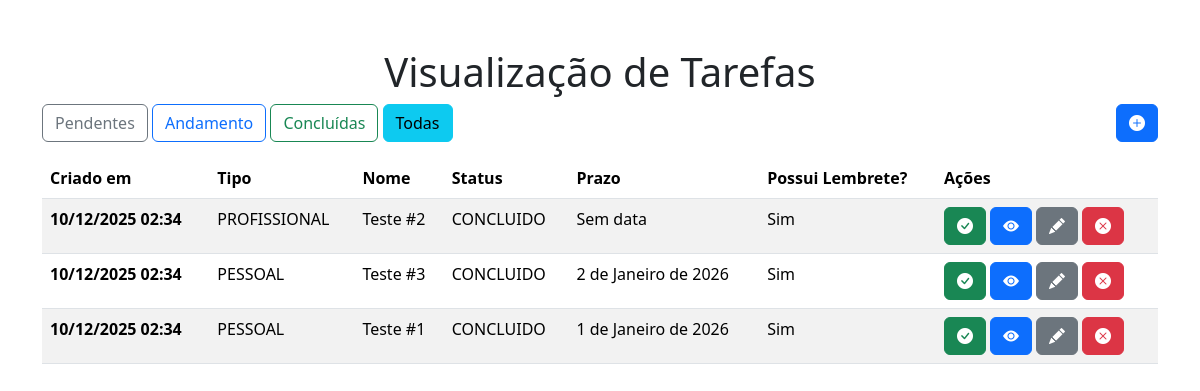
The app's page /tarefas/visualizar-tarefas/, older data.
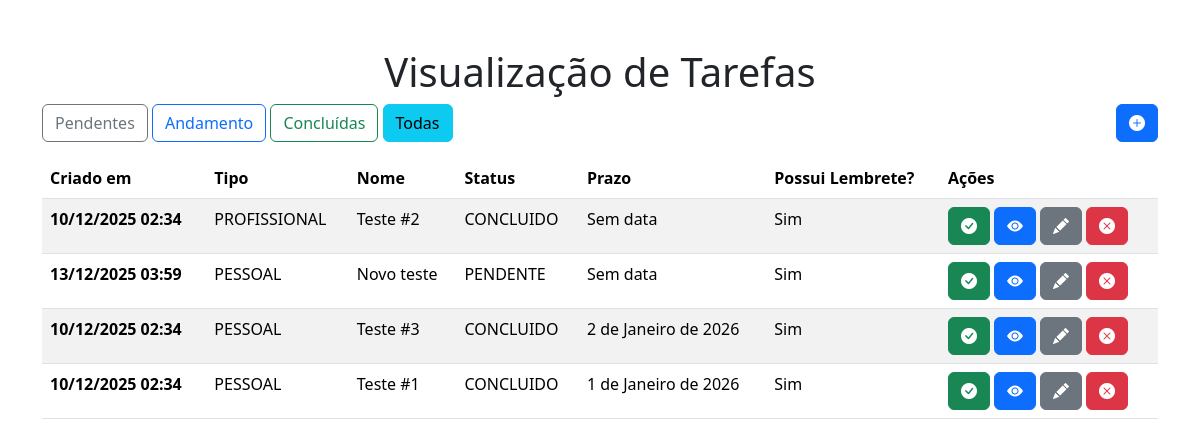
The same page, newer data.
### tarefas/models.py (models this page shows, shortened)
class Tarefa(models.Model):
    tipo = models.CharField(max_length=12, choices=TipoEnum.choices, default=TipoEnum.PESSOAL)
    criado_em = models.DateTimeField(auto_now_add=True)
    nome = models.CharField(max_length=120)
    prioridade =models.CharField(max_length=9, choices=PrioridadeEnum.choices, default=PrioridadeEnum.NORMAL)
    status = models.CharField(max_length=9, choices=StatusEnum.choices, default=StatusEnum.PENDENTE)
    concluido_em = models.DateTimeField(null=True, blank=True)
    prazo = models.DateField(null=True, blank=True)
    com_lembrete = models.BooleanField(default=True)
    criador = models.ForeignKey(CustomUser, on_delete=models.CASCADE, null=True, blank=True)

### tarefas/views.py (the view)
# urls.py: path('visualizar-tarefas/', views.visualizar_tarefas, name='visualizar_tarefas'),
def visualizar_tarefas(request):
    status = request.GET.get('status')
    tarefas = Tarefa.objects.annotate(
        tarefa_classificada = Case(
            When(prioridade=PrioridadeEnum.URGENTE, then=1),
            When(prioridade=PrioridadeEnum.NORMAL, then=2),
            When(prioridade=PrioridadeEnum.BAIXO, then=3),
            When(prazo__isnull=False, then=4),
            default=5,
            output_field=IntegerField()
        )
    ).order_by('tarefa_classificada', 'prazo')
    if status and (obter_string_status_enum(status) is not None):
        tarefas = tarefas.filter(status=obter_string_status_enum(status))
    else:
        status = 'todas'
    context = {
        'tarefas': tarefas,
        'form': TarefaForm(),
        'status': status
    }
    return render(request, 'tarefas/visualizar_tarefas.html', context=context)

### tarefas/templates/tarefas/visualizar_tarefas.html (shortened to what this page needs)
{% extends 'base.html' %}
{% block content %}
  <h1 class="text-center">Visualização de Tarefas</h1>
  <div class="botoes-de-acao d-flex justify-content-between">
    <div class="botoes-filtro">
      <a {% if request.GET.status == 'pendente' %}class="btn btn-secondary" {% else %}class="btn btn-outline-secondary"{% endif %} href="?status=pendente">Pendentes</a>
      <a {% if request.GET.status == 'andamento' %} class="btn btn-primary"{% else %} class="btn btn-outline-primary" {% endif %} href="?status=andamento">Andamento</a>
      <a {% if request.GET.status == 'concluido' %} class="btn btn-success" {% else %} class="btn btn-outline-success" {% endif %} href="?status=concluido">Concluídas</a>
      <a {% if status == 'todas' %} class="btn btn-info" {% else %} class="btn btn-outline-info" {% endif %} href="?status=todas">Todas</a>
    </div>
    <div class="botao-adicao">
      <a class="btn btn-primary" href="#" data-bs-toggle="modal" data-bs-target="#modalCriarTarefa"><i class="bi bi-plus-circle-fill"></i></a>
    </div>
  </div>
  <table class="table table-striped table-hover mt-3">
    <thead>
      <tr>
        <th scope="col">Criado em</th>
        <th scope="col">Tipo</th>
        <th scope="col">Nome</th>
        <th scope="col">Status</th>
        <th scope="col">Prazo</th>
        <th scope="col">Possui Lembrete?</th>
        <th scope="col">Ações</th>
      </tr>
    </thead>
    <tbody>
        {% for tarefa in tarefas %}
      <tr>
        <th scope="row">{{ tarefa.criado_em|date:"d/m/Y H:i" }}</th>
        <td>{{ tarefa.tipo }}</td>
        <td>{{ tarefa.nome }}</td>
        <td>{{ tarefa.status }}</td>
        <td>{{ tarefa.prazo|default:"Sem data" }}</td>
        <td>{% if tarefa.com_lembrete %}Sim{% else %}Não{% endif %}</td>
        <td >
            <div class="d-flex gap-1">
            <a href="{% url 'concluir_tarefa' tarefa.id %}" class="btn btn-success disable-on-submit">
              <i class="bi bi-check-circle-fill"></i>
            </a>
            <a href="#" class="btn btn-primary disable-on-submit" data-tarefa-id="{{ tarefa.id }}" data-bs-toggle="modal" data-bs-target="#modalVisualizacaoConfirmarAcao">
              <i class="bi bi-eye-fill"></i>
            </a>
            <a href="#" class="btn btn-secondary" data-tarefa-id="{{ tarefa.id }}" data-bs-toggle="modal" data-bs-target="#modalEdicaoTarefa">
              <i class="bi bi-pencil-fill"></i>
            </a>
            <a href="#" class="btn btn-danger disable-on-submit abrirModalExclusao" data-tarefa-id="{{ tarefa.id }}" data-bs-toggle="modal" data-bs-target="#modalVisualizacaoConfirmarAcao">
              <i class="bi bi-x-circle-fill"></i>
            </a>
            </div>
        </td>
      </tr>
      {% empty %}
      <tr>
        <td colspan=7 class="text-center">Não existem tarefas cadastradas com as especificações selecionadas</td>
      </tr>
      {% endfor %}
    </tbody>
  </table>
{% endblock %}

### templates/base.html (shortened to what this page needs)
<!doctype html>
{% load static %}
<html lang="pt-br">
  <head>
    <link href="https://cdn.jsdelivr.net/npm/bootstrap@5.3.8/dist/css/bootstrap.min.css" rel="stylesheet">
    <link rel="stylesheet" href="https://cdn.jsdelivr.net/npm/bootstrap-icons@1.13.1/font/bootstrap-icons.min.css">
    <link rel="stylesheet" href="{% static 'css/style.css' %}">
  </head>
  <body>
    <div class="container mt-5">
    {% block content %} {% endblock %}
    </div>
  </body>
</html>

Row changes from the older to the newer data that the page shows:
added Tarefa: criado_em "13/12/2025 03:59", tipo "PESSOAL", nome "Novo teste", status "PENDENTE", prazo "Sem data", com_lembrete "Sim"
